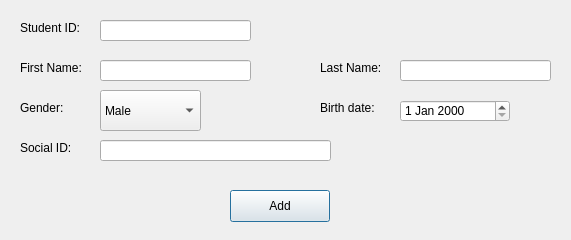
<?xml version="1.0" encoding="UTF-8"?>
<ui version="4.0">
 <class>addnewstudent</class>
 <widget class="QDialog" name="addnewstudent">
  <property name="geometry">
   <rect>
    <x>0</x>
    <y>0</y>
    <width>571</width>
    <height>240</height>
   </rect>
  </property>
  <property name="windowTitle">
   <string>Dialog</string>
  </property>
  <widget class="QLineEdit" name="lastNameEdit">
   <property name="geometry">
    <rect>
     <x>400</x>
     <y>60</y>
     <width>151</width>
     <height>21</height>
    </rect>
   </property>
  </widget>
  <widget class="QLabel" name="label_4">
   <property name="geometry">
    <rect>
     <x>20</x>
     <y>100</y>
     <width>71</width>
     <height>16</height>
    </rect>
   </property>
   <property name="text">
    <string>Gender:</string>
   </property>
  </widget>
  <widget class="QLineEdit" name="firstNameEdit">
   <property name="geometry">
    <rect>
     <x>100</x>
     <y>60</y>
     <width>151</width>
     <height>21</height>
    </rect>
   </property>
  </widget>
  <widget class="QPushButton" name="pushButton">
   <property name="geometry">
    <rect>
     <x>230</x>
     <y>190</y>
     <width>100</width>
     <height>32</height>
    </rect>
   </property>
   <property name="text">
    <string>Add</string>
   </property>
  </widget>
  <widget class="QLabel" name="label">
   <property name="geometry">
    <rect>
     <x>20</x>
     <y>20</y>
     <width>71</width>
     <height>16</height>
    </rect>
   </property>
   <property name="text">
    <string>Student ID:</string>
   </property>
  </widget>
  <widget class="QLabel" name="label_3">
   <property name="geometry">
    <rect>
     <x>320</x>
     <y>60</y>
     <width>71</width>
     <height>16</height>
    </rect>
   </property>
   <property name="text">
    <string>Last Name:</string>
   </property>
  </widget>
  <widget class="QLineEdit" name="studentIDEdit">
   <property name="geometry">
    <rect>
     <x>100</x>
     <y>20</y>
     <width>151</width>
     <height>21</height>
    </rect>
   </property>
  </widget>
  <widget class="QComboBox" name="genderBox">
   <property name="geometry">
    <rect>
     <x>100</x>
     <y>90</y>
     <width>101</width>
     <height>41</height>
    </rect>
   </property>
   <item>
    <property name="text">
     <string>Male</string>
    </property>
   </item>
   <item>
    <property name="text">
     <string>Female</string>
    </property>
   </item>
  </widget>
  <widget class="QLabel" name="label_2">
   <property name="geometry">
    <rect>
     <x>20</x>
     <y>60</y>
     <width>71</width>
     <height>16</height>
    </rect>
   </property>
   <property name="text">
    <string>First Name:</string>
   </property>
  </widget>
  <widget class="QLineEdit" name="socialIDEdit">
   <property name="geometry">
    <rect>
     <x>100</x>
     <y>140</y>
     <width>231</width>
     <height>21</height>
    </rect>
   </property>
   <property name="text">
    <string/>
   </property>
  </widget>
  <widget class="QLabel" name="label_5">
   <property name="geometry">
    <rect>
     <x>20</x>
     <y>140</y>
     <width>71</width>
     <height>16</height>
    </rect>
   </property>
   <property name="text">
    <string>Social ID:</string>
   </property>
  </widget>
  <widget class="QLabel" name="label_6">
   <property name="geometry">
    <rect>
     <x>320</x>
     <y>100</y>
     <width>71</width>
     <height>16</height>
    </rect>
   </property>
   <property name="text">
    <string>Birth date:</string>
   </property>
  </widget>
  <widget class="QDateEdit" name="birthdateEdit">
   <property name="geometry">
    <rect>
     <x>400</x>
     <y>100</y>
     <width>110</width>
     <height>22</height>
    </rect>
   </property>
  </widget>
 </widget>
 <resources/>
 <connections/>
</ui>
